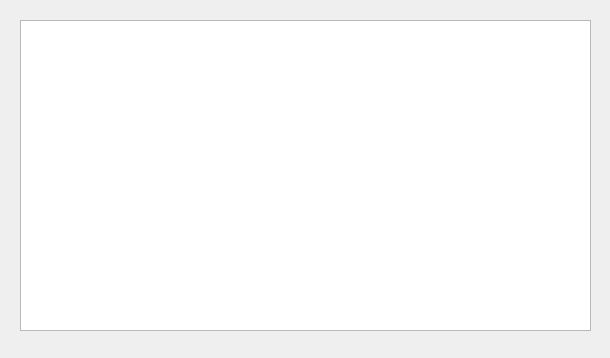
<?xml version="1.0" encoding="UTF-8"?>
<ui version="4.0">
 <class>Recover</class>
 <widget class="QDialog" name="Recover">
  <property name="geometry">
   <rect>
    <x>0</x>
    <y>0</y>
    <width>610</width>
    <height>358</height>
   </rect>
  </property>
  <property name="windowTitle">
   <string>Dialog</string>
  </property>
  <widget class="QTextEdit" name="textEdit">
   <property name="geometry">
    <rect>
     <x>20</x>
     <y>20</y>
     <width>571</width>
     <height>311</height>
    </rect>
   </property>
  </widget>
 </widget>
 <resources/>
 <connections/>
</ui>
